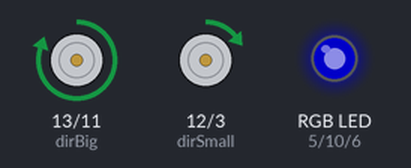
A sketch run on a simulated Arduino Uno, built with avr-gcc and run on an emulated ATmega328P. Shown: direction and speed pins drawn as motors (green arrow = direction pin HIGH = forward, orange = LOW = backward, longer = more drive), an RGB LED mixed from three pins (HIGH = lit). Dim RGB values are drawn brighter than linear.

Above: at 0.05 s.
At 1.65 s:
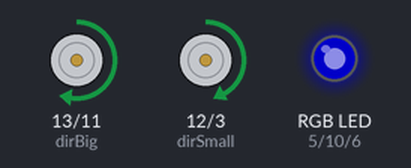
At 3.3 s:
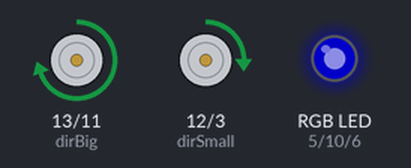
Timing chart, 0 to 4.5 s (numbered marks = the images above):
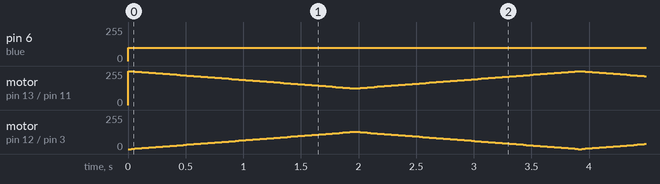

The sketch:

motorShielTest.ino
```cpp
/*
Testing the motor shield */

int dirSmall = 12; // D12 pin  is direction for line A = small electromagnet
int pwmSmall = 3; // D3 pin  is pwm for line A = small electromagnet
int dirBig = 13;
int pwmBig = 11;
int red = 5;
int green = 10;
int blue = 6;


int brightness = 0; // how bright the LED is
int fadeAmount = 2; // how many points to fade the LED by

// the setup routine runs once when you press reset:
void setup()
{
	pinMode(red, OUTPUT);
	pinMode(green, OUTPUT);
	pinMode(blue, OUTPUT);
	pinMode(dirSmall, OUTPUT);
	pinMode(pwmSmall, OUTPUT);
	pinMode(dirBig, OUTPUT);
	pinMode(pwmBig, OUTPUT);
	Serial.begin(9600);
}

void loop()
{
	digitalWrite(dirSmall, HIGH);
	digitalWrite(dirBig, HIGH);

	analogWrite(red, 0);
	analogWrite(green, 0);
	analogWrite(blue, 100);

	analogWrite(pwmSmall, brightness);
	analogWrite(pwmBig, 255 - brightness);

	// change the brightness for next time through the loop:
	brightness = brightness + fadeAmount;

	// reverse the direction of the fading at the ends of the fade:
	if (brightness == 0 || brightness == 130 )
	{
		fadeAmount = -fadeAmount;
	}
	// wait for 30 milliseconds to see the dimming effect
	delay(30);
//	Serial.println(brightness);
//	delay(1000);
}
```

Measured:
- by itself, pin 6 (blue): 0/255 → 100/255 at 0.00 s
